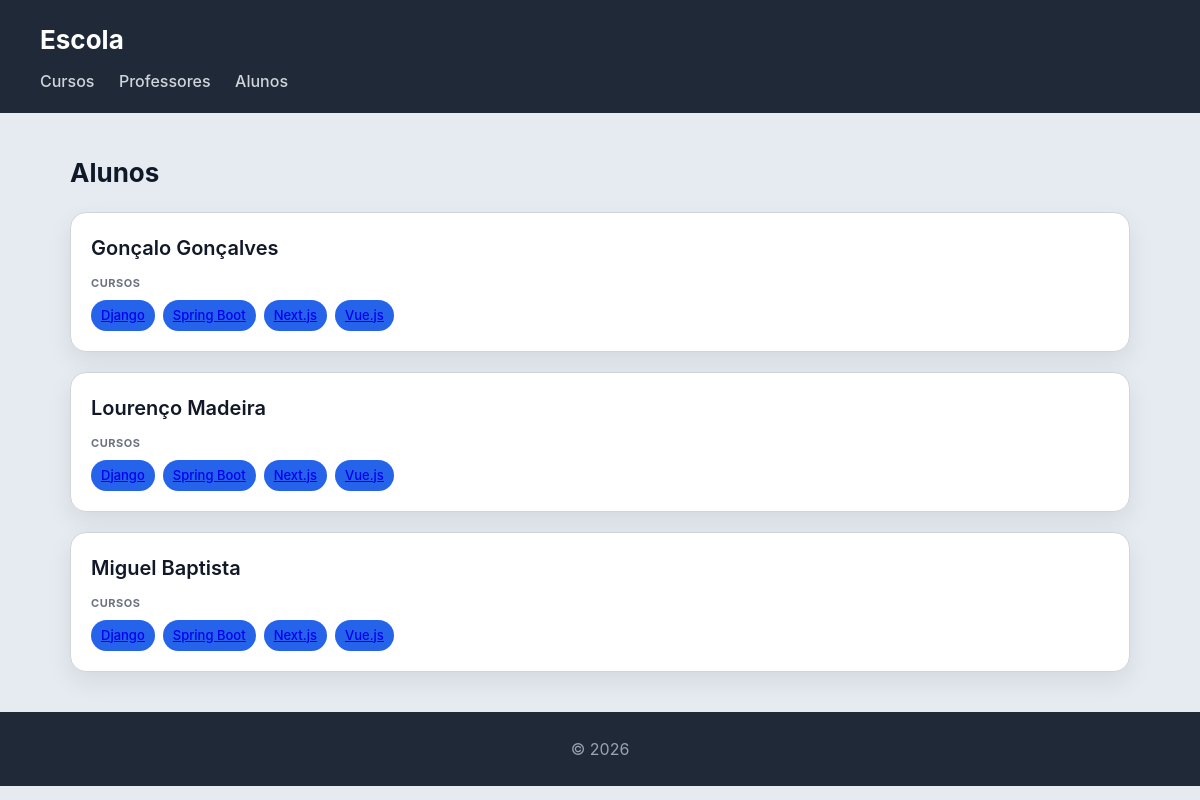
The page /escola/alunos/ on the database its author committed.
### escola/models.py (models this page shows)
class Aluno(models.Model):
    nome = models.CharField(max_length=100)
    numero = models.CharField(max_length=20, unique=True)
    def __str__(self):
        return self.nome

class Curso(models.Model):
    nome = models.CharField(max_length=100)
    imagem = models.ImageField(upload_to='cursos/', blank=True, null=True)
    professor = models.ForeignKey(Professor, on_delete=models.CASCADE, related_name='cursos')
    alunos = models.ManyToManyField(Aluno, related_name='cursos')
    def __str__(self):
        return self.nome

### escola/views.py (the view)
# urls.py: path('alunos/', views.alunos_view, name="alunos"),
def alunos_view(request):
    alunos = Aluno.objects.prefetch_related('cursos').all()
    return render(request, 'escola/alunos.html', {'alunos': alunos})

### escola/templates/escola/alunos.html
{% extends "escola/base.html" %}
{% block content %}
<h2>Alunos</h2>
<section>
    {% for aluno in alunos %}
    <article>
        <header>
            <h3>{{ aluno }}</h3>
        </header>
        <section>
            <h4>Cursos</h4>
            <ul>
                {% for curso in aluno.cursos.all %}
                    <li><a href="{% url 'curso' curso.id %}">{{ curso }}</a></li>
                {% empty %}
                    <li>Sem cursos</li>
                {% endfor %}
            </ul>
        </section>
    </article>
    {% endfor %}
</section>
{% endblock %}

### escola/static/escola/styles.css (style rules this page uses)
* { box-sizing: border-box; margin: 0; padding: 0; }
body { font-family: "Inter", "Segoe UI", system-ui, -apple-system, sans-serif; background: #e6ebf2; color: #111827; line-height: 1.5; }
h2 { margin-bottom: 20px; font-size: 26px; }
section > article { background: white; padding: 20px; border-radius: 16px; border: 1px solid #d1d5db; box-shadow: 0 10px 25px rgba(0,0,0,0.08); transition: all 0.25s ease; margin-bottom: 20px; }
article > header { margin-bottom: 12px; }
article > header > h3 { font-size: 20px; font-weight: 600; margin-bottom: 4px; }
article > section { margin-top: 10px; }
article > section > h4 { font-size: 11px; text-transform: uppercase; color: #6b7280; margin-bottom: 8px; letter-spacing: 0.05em; }
article > section > ul { list-style: none; display: flex; flex-wrap: wrap; gap: 8px; }
article > section > ul > li { background: #2563eb; color: white; padding: 6px 10px; border-radius: 999px; font-size: 13px; font-weight: 500; }

### rows shown on the page
Aluno: nome "Gonçalo Gonçalves"
Curso: nome "Django"
Curso: nome "Spring Boot"
Curso: nome "Next.js"
Curso: nome "Vue.js"
Aluno: nome "Lourenço Madeira"
Aluno: nome "Miguel Baptista"
